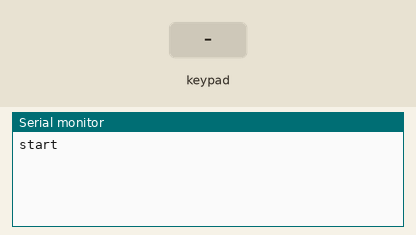
A sketch run on a simulated Arduino Uno, built with avr-gcc and run on an emulated ATmega328P. Parts: the last lines printed to the serial monitor. Inputs (shaded band) come from the test bench.

Above: at 1.2 s.
1.3 s: key '1' pressed
At 2.5 s:
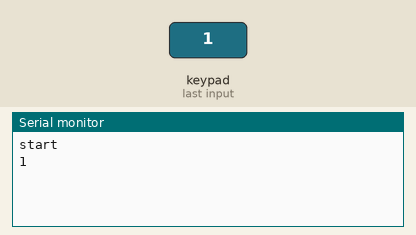
2.8 s: key '2' pressed
At 3.7 s:
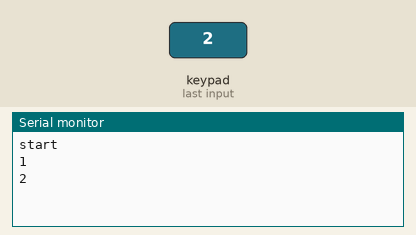

Measured:
- after the input at 1.3 s, the serial monitor: prints a new line at once (image 1)
- after the input at 2.8 s, the serial monitor: prints a new line at once (image 2)

The sketch:

HelloKeypad3.ino
```cpp
#include <Keypad.h>


const byte ROWS = 2; // use 4X4 keypad for both instances
const byte COLS = 2;
char keys[ROWS][COLS] = {
  {'1','2'},
  {'3','4'}
};
byte rowPins[ROWS] = {5, 4}; //connect to the row pinouts of the keypad
byte colPins[COLS] = {7, 6}; //connect to the column pinouts of the keypad
Keypad kpd( makeKeymap(keys), rowPins, colPins, ROWS, COLS );


const byte ROWSR = 2;
const byte COLSR = 2;
char keysR[ROWSR][COLSR] = {
  {'a','b'},
  {'c','d'}
};
byte rowPinsR[ROWSR] = {3, 2}; //connect to the row pinouts of the keypad
byte colPinsR[COLSR] = {7, 6}; //connect to the column pinouts of the keypad
Keypad kpdR( makeKeymap(keysR), rowPinsR, colPinsR, ROWSR, COLSR );


const byte ROWSUR = 4;
const byte COLSUR = 1;
char keysUR[ROWSUR][COLSUR] = {
  {'M'},
  {'A'},
  {'R'},
  {'K'}
};
// Digitran keypad, bit numbers of PCF8574 i/o port
byte rowPinsUR[ROWSUR] = {5, 4, 3, 2}; //connect to the row pinouts of the keypad
byte colPinsUR[COLSUR] = {8}; //connect to the column pinouts of the keypad

Keypad kpdUR( makeKeymap(keysUR), rowPinsUR, colPinsUR, ROWSUR, COLSUR );


void setup(){
//  Wire.begin( );
  kpdUR.begin( makeKeymap(keysUR) );
  kpdR.begin( makeKeymap(keysR) );
  kpd.begin( makeKeymap(keys) );
  Serial.begin(9600);
  Serial.println( "start" );
}

//byte alternate = false;
char key, keyR, keyUR;
void loop(){

//  alternate = !alternate;
  key = kpd.getKey( );
  keyUR = kpdUR.getKey( );
  keyR = kpdR.getKey( );

  if (key){
    Serial.println(key);
  }
  if( keyR ) {
    Serial.println( keyR );
  }
  if( keyUR ) {
    Serial.println( keyUR );
  }
}
```
